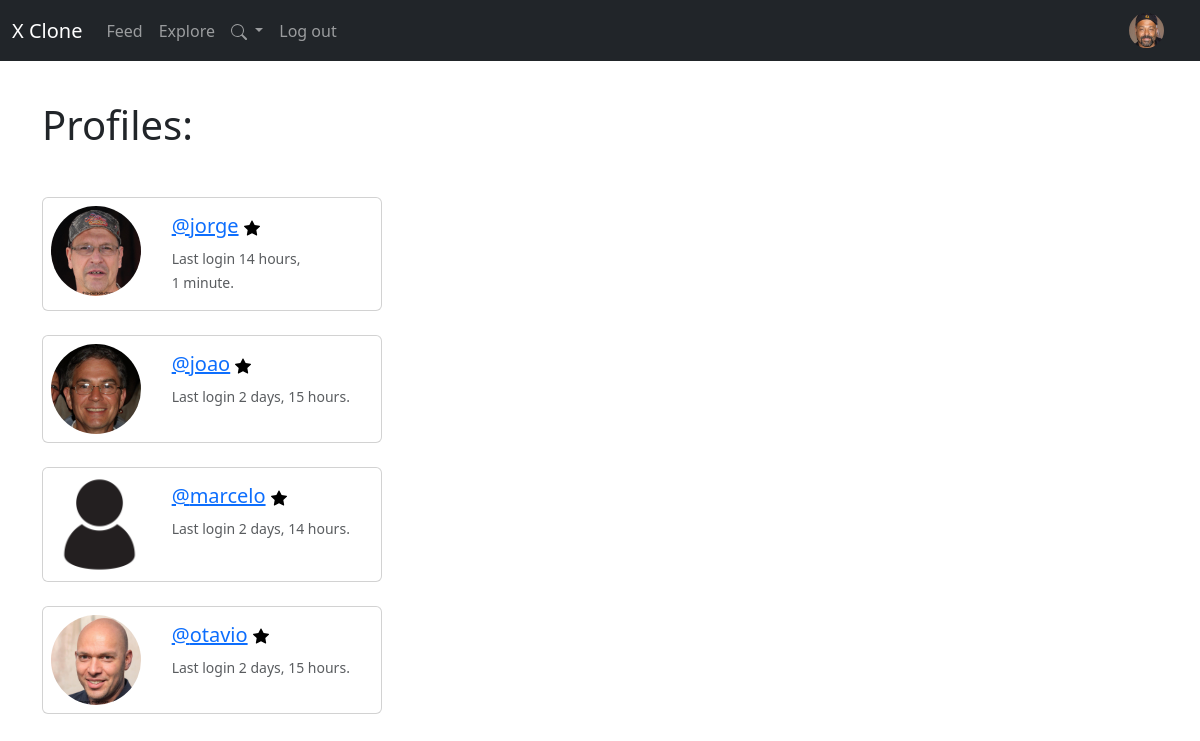
Page /profile_list/ (signed in) on the earlier database version.
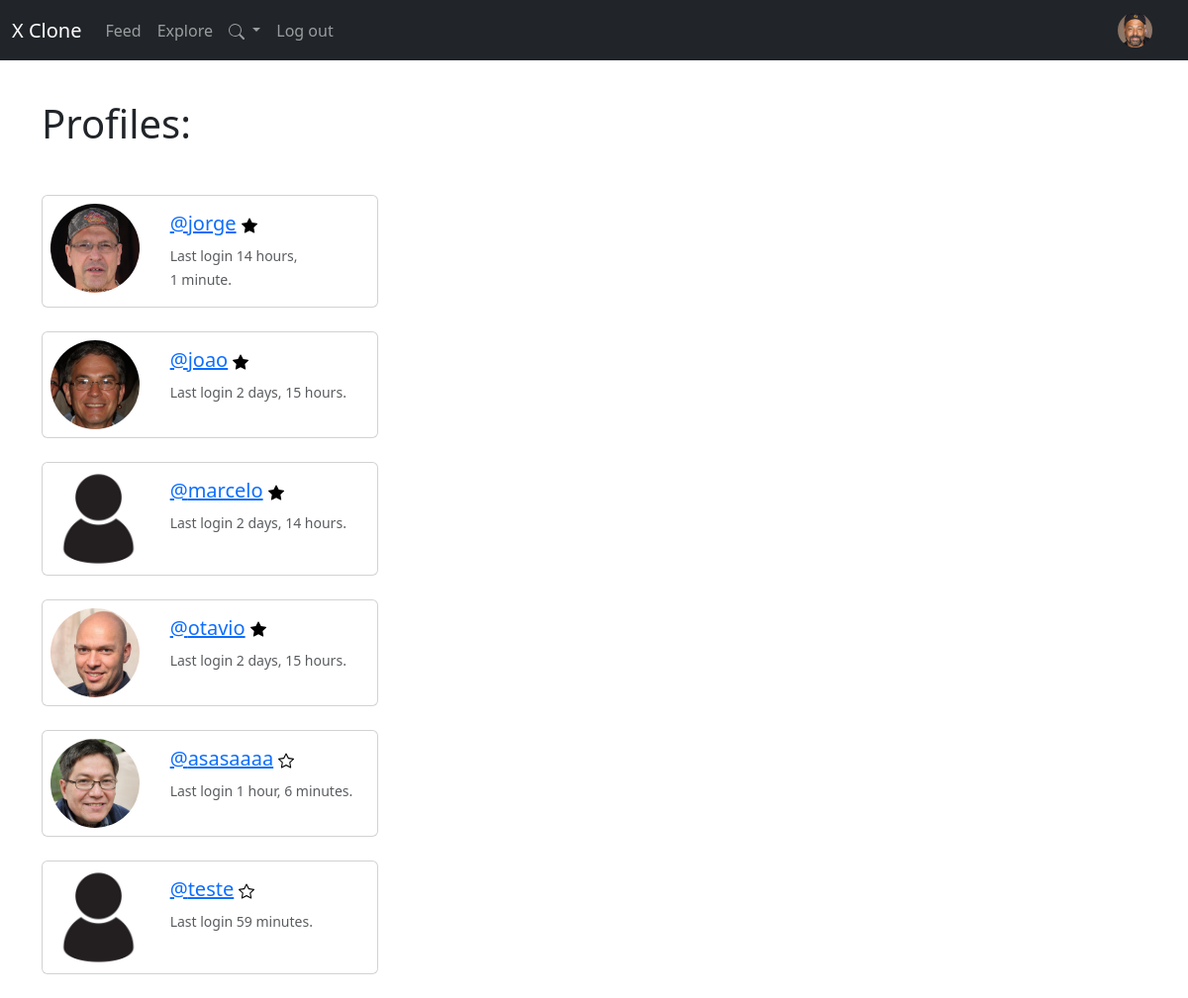
Same page on the later database version.
### x/models.py (models this page shows, shortened)
class CustomUser(AbstractUser):
    follows = models.ManyToManyField("self",
                                     related_name="followed_by",
                                     symmetrical=False,
                                     blank=True)
    profile_image = models.ImageField(null=True, blank=True, upload_to='images/')
    profile_bio = models.CharField(null=True, blank=True, max_length=500)
    homepage_link = models.CharField(null=True, blank=True, max_length=150)
    facebook_link = models.CharField(null=True, blank=True, max_length=150)
    instagram_link = models.CharField(null=True, blank=True, max_length=150)
    linkedin_link = models.CharField(null=True, blank=True, max_length=150)

### x/views.py (the view)
# urls.py: path("profile_list/", views.profile_list, name="profile_list"),
def profile_list(request):
    if request.user.is_authenticated:
        profiles = CustomUser.objects.exclude(username = request.user.username)
        return render(request, 'profile_list.html', {'profiles' : profiles})
    else:
        messages.success(request, ("You must be logget to see this page..."))
        return redirect('home')

### x/templates/profile_list.html (shortened to what this page needs)
{% extends 'base.html' %}
{% load static %}
{% block content %}
    <h1 class="mt-3 mb-5">Profiles:</h1>
    {% if profiles %}
        {% for profile in profiles %}
            <div class="card" style="max-width: 340px;">
                <div class="row g-0">
                  <div class="col-md-4">
                    {% if profile.profile_image %}
                    <a href="{% url 'profile' profile.pk %}"><img src="{{ profile.profile_image.url}}" class="img-fluid rounded-circle m-2" width=80% height=200 alt="Profile image..."></a>
                    {% else %}
                    <img src="{% static '/images/default_profile.jpg' %}" class="img-fluid rounded-start" alt="Profile image...">
                    {% endif %}
                  </div>
                  <div class="col-md-8">
                    <div class="card-body">
                      <h5 class="card-title"><a href="{% url 'profile' profile.id %}">@{{ profile.username }}</a>
                        {% if profile in user.follows.all %}
                        <a href="{% url 'unfollow' profile.id %}">
                        </a>
                    {% else %}
                    <a href="{% url 'follow' profile.id %}">
                    </a>
                    {% endif %}
                      </h5>
                      <p class="card-text"><small class="text-body-secondary">Last login {{ profile.last_login|timesince }}.</small></p>
                    </div>
                  </div>
                </div>
              </div>
              <br>
            {% endfor %}
    {% endif %}
{% endblock %}

### x/templates/base.html (shortened to what this page needs)
<!DOCTYPE html>
<html lang="en">
<head>
    <link href="https://cdn.jsdelivr.net/npm/bootstrap@5.3.3/dist/css/bootstrap.min.css" rel="stylesheet">
</head>
<body>
    {% include 'navbar.html'%}
    <div class="container">
        <br>
    {% block content %}
    {% endblock %}
    </div>
</body>
</html>

### x/templates/navbar.html (shortened to what this page needs)
{% load static %}
<nav class="navbar navbar-expand-lg bg-dark navbar-dark">
    <div class="container-fluid">
      <a class="navbar-brand" href="#">X Clone</a>
      <div class="collapse navbar-collapse" id="navbarNav">
        <ul class="navbar-nav">
          <li class="nav-item">
            <a class="nav-link" aria-current="page" href="{% url 'home' %}">Feed</a>
          </li>
          <li class="nav-item">
            <a class="nav-link" href="{% url 'profile_list' %}">Explore</a>
          </li>
          {% if user.is_authenticated%}
          <li class="nav-item dropdown">
            <a class="nav-link dropdown-toggle" href="#" id="navbarDropdown" role="button" data-bs-toggle="dropdown" aria-expanded="false">
              <svg xmlns="http://www.w3.org/2000/svg" width="16" height="16" fill="currentColor" class="bi bi-search" viewBox="0 0 16 16">
                <path d="M11.742 10.344a6.5 6.5 0 1 0-1.397 1.398h-.001q.044.06.098.115l3.85 3.85a1 1 0 0 0 1.415-1.414l-3.85-3.85a1 1 0 0 0-.115-.1zM12 6.5a5.5 5.5 0 1 1-11 0 5.5 5.5 0 0 1 11 0"/>
              </svg>
            </a>
          <li class="nav-item">
            <a class="nav-link" href="{% url 'logout' %}">Log out</a>
          </li>
          {% endif %}
        </ul>
        {% if user.is_authenticated %}
          <ul class="navbar-nav ms-auto">
            <li class="nav-link navbar-brand">
              {% if user.profile_image %}
             <a href="{% url 'profile' request.user.id %}"> <img src="{{user.profile_image.url}}" class="rounded-circle" width="35"></a>
              {% else %}
              <a href="{% url 'profile' request.user.id %}"><img src="{% static '/images/default_profile.jpg' %}" class="rounded-circle" width="35"></a>
              {% endif %}
            </li>
          </ul>
        {% endif %}
      </div>
    </div>
  </nav>

Differences in the rows shown:
added CustomUser: profile_image (picture), username "asasaaaa", last_login "1 hour, 6 minutes"
added CustomUser: username "teste", last_login "59 minutes"
